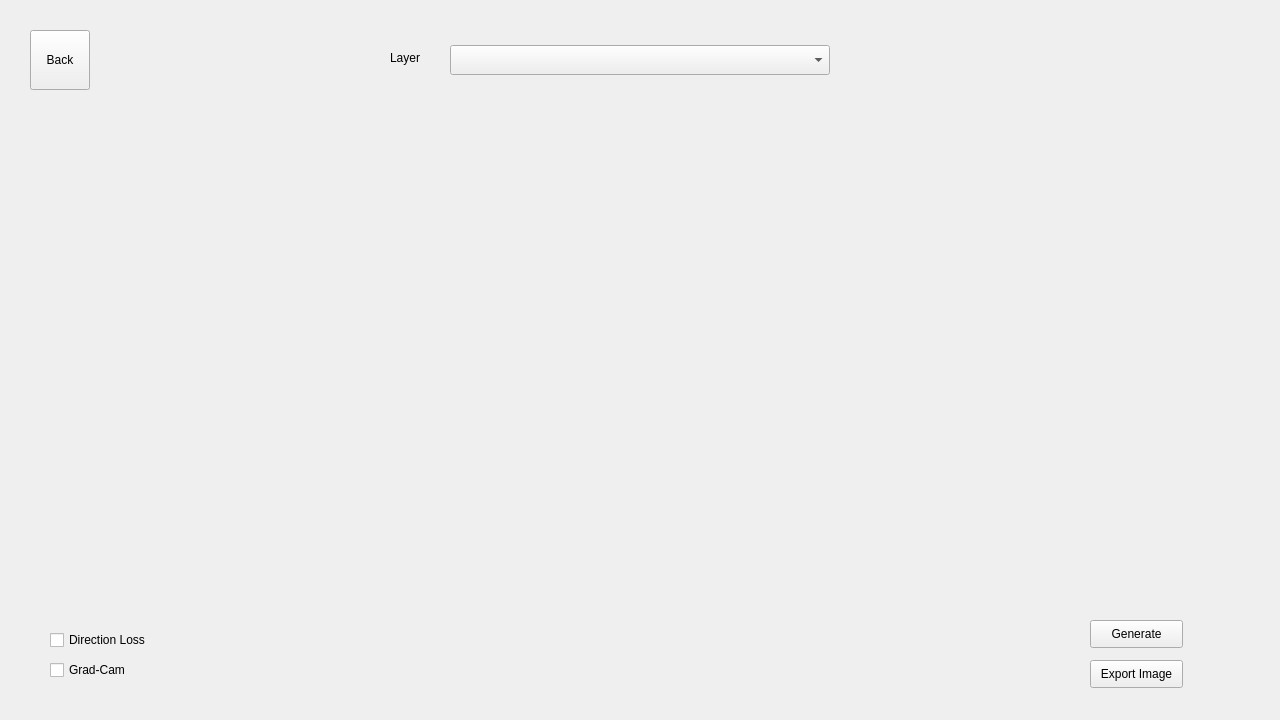
<?xml version="1.0" encoding="UTF-8"?>
<ui version="4.0">
 <class>Form</class>
 <widget class="QWidget" name="Form">
  <property name="geometry">
   <rect>
    <x>0</x>
    <y>0</y>
    <width>1280</width>
    <height>720</height>
   </rect>
  </property>
  <property name="windowTitle">
   <string>XAI Viz</string>
  </property>
  <widget class="QComboBox" name="choose_layer">
   <property name="geometry">
    <rect>
     <x>450</x>
     <y>45</y>
     <width>380</width>
     <height>30</height>
    </rect>
   </property>
  </widget>
  <widget class="QLabel" name="label">
   <property name="geometry">
    <rect>
     <x>390</x>
     <y>50</y>
     <width>55</width>
     <height>16</height>
    </rect>
   </property>
   <property name="text">
    <string>Layer</string>
   </property>
  </widget>
  <widget class="QPushButton" name="back_btn">
   <property name="geometry">
    <rect>
     <x>30</x>
     <y>30</y>
     <width>60</width>
     <height>60</height>
    </rect>
   </property>
   <property name="text">
    <string>Back</string>
   </property>
  </widget>
  <widget class="QCheckBox" name="target_choice">
   <property name="geometry">
    <rect>
     <x>50</x>
     <y>630</y>
     <width>111</width>
     <height>20</height>
    </rect>
   </property>
   <property name="text">
    <string>Direction Loss</string>
   </property>
  </widget>
  <widget class="QPushButton" name="generate_btn">
   <property name="geometry">
    <rect>
     <x>1090</x>
     <y>620</y>
     <width>93</width>
     <height>28</height>
    </rect>
   </property>
   <property name="text">
    <string>Generate</string>
   </property>
  </widget>
  <widget class="QPushButton" name="save_btn">
   <property name="geometry">
    <rect>
     <x>1090</x>
     <y>660</y>
     <width>93</width>
     <height>28</height>
    </rect>
   </property>
   <property name="text">
    <string>Export Image</string>
   </property>
  </widget>
  <widget class="QCheckBox" name="grad_cam">
   <property name="geometry">
    <rect>
     <x>50</x>
     <y>660</y>
     <width>111</width>
     <height>20</height>
    </rect>
   </property>
   <property name="text">
    <string>Grad-Cam</string>
   </property>
  </widget>
  <widget class="QLabel" name="filter">
   <property name="geometry">
    <rect>
     <x>590</x>
     <y>580</y>
     <width>100</width>
     <height>100</height>
    </rect>
   </property>
   <property name="text">
    <string/>
   </property>
  </widget>
 </widget>
 <resources/>
 <connections/>
</ui>
